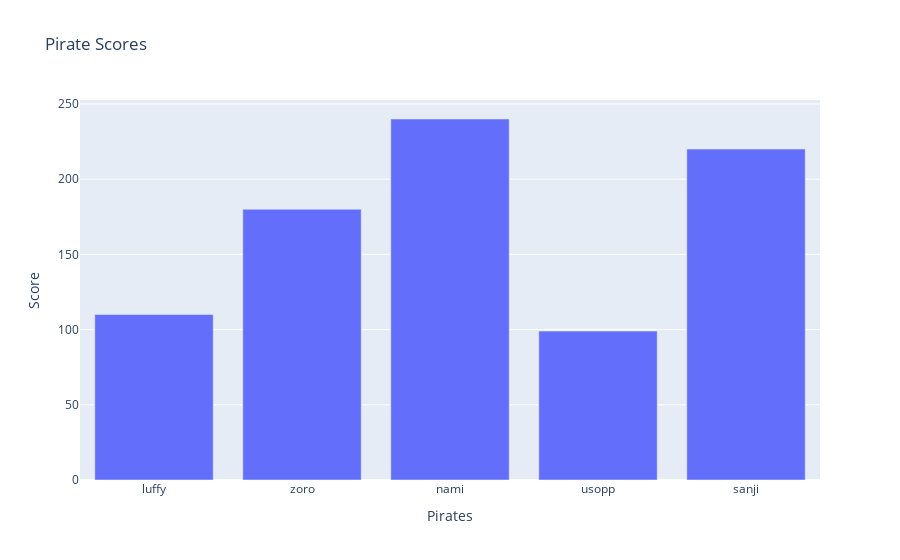

The cell this chart's notebook holds for it:
### Code cell
graph = go.Figure()

graph.add_trace(go.Bar( x= x1, y=y1))

graph.update_layout(title = "Pirate Scores",
                    xaxis_title = "Pirates",
                    yaxis_title = "Score")

### Figure 1 — Plotly figure (JSON) as saved in the notebook; plotly's stock layout.template omitted (floating-point values rounded to 4 significant figures)
{"data": [{"type": "bar", "x": ["luffy", "zoro", "nami", "usopp", "sanji"], "y": [110, 180, 240, 99, 220]}], "layout": {"title": {"text": "Pirate Scores"}, "xaxis": {"title": {"text": "Pirates"}}, "yaxis": {"title": {"text": "Score"}}}}
